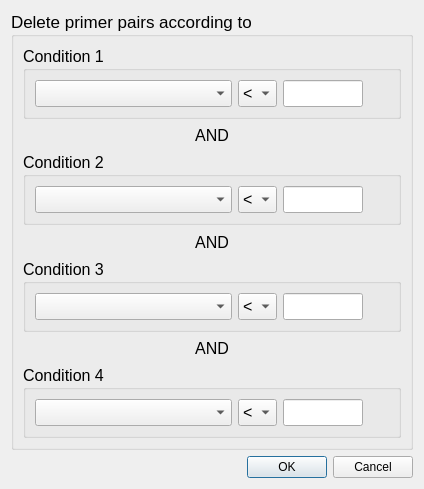
<?xml version="1.0" encoding="UTF-8"?>
<ui version="4.0">
 <class>PrimerDeleteCondDlg</class>
 <widget class="QDialog" name="PrimerDeleteCondDlg">
  <property name="geometry">
   <rect>
    <x>0</x>
    <y>0</y>
    <width>424</width>
    <height>489</height>
   </rect>
  </property>
  <property name="windowTitle">
   <string>Delete Primer Pairs</string>
  </property>
  <layout class="QGridLayout" name="gridLayout_11">
   <item row="1" column="0">
    <widget class="QDialogButtonBox" name="buttonBox">
     <property name="orientation">
      <enum>Qt::Horizontal</enum>
     </property>
     <property name="standardButtons">
      <set>QDialogButtonBox::Cancel|QDialogButtonBox::Ok</set>
     </property>
    </widget>
   </item>
   <item row="0" column="0">
    <widget class="QGroupBox" name="groupBox_5">
     <property name="font">
      <font>
       <pointsize>13</pointsize>
      </font>
     </property>
     <property name="title">
      <string>Delete primer pairs according to</string>
     </property>
     <layout class="QGridLayout" name="gridLayout_6">
      <item row="0" column="0">
       <widget class="QGroupBox" name="groupBox_1">
        <property name="font">
         <font>
          <pointsize>12</pointsize>
         </font>
        </property>
        <property name="title">
         <string>Condition 1</string>
        </property>
        <layout class="QGridLayout" name="gridLayout_7">
         <item row="0" column="0">
          <layout class="QHBoxLayout" name="horizontalLayout_1" stretch="20,1,0,0">
           <item>
            <widget class="QComboBox" name="comboBox_cond1"/>
           </item>
           <item>
            <widget class="QComboBox" name="comboBox_GTLT1">
             <item>
              <property name="text">
               <string>&lt;</string>
              </property>
             </item>
             <item>
              <property name="text">
               <string>&gt;</string>
              </property>
             </item>
            </widget>
           </item>
           <item>
            <widget class="QLineEdit" name="lineEdit_value1">
             <property name="sizePolicy">
              <sizepolicy hsizetype="Fixed" vsizetype="Fixed">
               <horstretch>0</horstretch>
               <verstretch>0</verstretch>
              </sizepolicy>
             </property>
             <property name="minimumSize">
              <size>
               <width>80</width>
               <height>0</height>
              </size>
             </property>
             <property name="maximumSize">
              <size>
               <width>80</width>
               <height>16777215</height>
              </size>
             </property>
            </widget>
           </item>
           <item>
            <widget class="QLabel" name="label_percent1">
             <property name="sizePolicy">
              <sizepolicy hsizetype="Fixed" vsizetype="Preferred">
               <horstretch>0</horstretch>
               <verstretch>0</verstretch>
              </sizepolicy>
             </property>
             <property name="minimumSize">
              <size>
               <width>20</width>
               <height>0</height>
              </size>
             </property>
             <property name="maximumSize">
              <size>
               <width>20</width>
               <height>16777215</height>
              </size>
             </property>
             <property name="text">
              <string/>
             </property>
            </widget>
           </item>
          </layout>
         </item>
        </layout>
       </widget>
      </item>
      <item row="2" column="0">
       <widget class="QGroupBox" name="groupBox_2">
        <property name="font">
         <font>
          <pointsize>12</pointsize>
         </font>
        </property>
        <property name="title">
         <string>Condition 2</string>
        </property>
        <layout class="QGridLayout" name="gridLayout_8">
         <item row="0" column="0">
          <layout class="QHBoxLayout" name="horizontalLayout_2" stretch="20,1,0,0">
           <item>
            <widget class="QComboBox" name="comboBox_cond2"/>
           </item>
           <item>
            <widget class="QComboBox" name="comboBox_GTLT2">
             <item>
              <property name="text">
               <string>&lt;</string>
              </property>
             </item>
             <item>
              <property name="text">
               <string>&gt;</string>
              </property>
             </item>
            </widget>
           </item>
           <item>
            <widget class="QLineEdit" name="lineEdit_value2">
             <property name="sizePolicy">
              <sizepolicy hsizetype="Fixed" vsizetype="Fixed">
               <horstretch>0</horstretch>
               <verstretch>0</verstretch>
              </sizepolicy>
             </property>
             <property name="minimumSize">
              <size>
               <width>80</width>
               <height>0</height>
              </size>
             </property>
             <property name="maximumSize">
              <size>
               <width>80</width>
               <height>16777215</height>
              </size>
             </property>
            </widget>
           </item>
           <item>
            <widget class="QLabel" name="label_percent2">
             <property name="sizePolicy">
              <sizepolicy hsizetype="Fixed" vsizetype="Preferred">
               <horstretch>0</horstretch>
               <verstretch>0</verstretch>
              </sizepolicy>
             </property>
             <property name="minimumSize">
              <size>
               <width>20</width>
               <height>0</height>
              </size>
             </property>
             <property name="maximumSize">
              <size>
               <width>20</width>
               <height>16777215</height>
              </size>
             </property>
             <property name="text">
              <string/>
             </property>
            </widget>
           </item>
          </layout>
         </item>
        </layout>
       </widget>
      </item>
      <item row="6" column="0">
       <widget class="QGroupBox" name="groupBox_4">
        <property name="font">
         <font>
          <pointsize>12</pointsize>
         </font>
        </property>
        <property name="title">
         <string>Condition 4</string>
        </property>
        <layout class="QGridLayout" name="gridLayout_10">
         <item row="0" column="0">
          <layout class="QHBoxLayout" name="horizontalLayout_4" stretch="20,1,0,0">
           <item>
            <widget class="QComboBox" name="comboBox_cond4"/>
           </item>
           <item>
            <widget class="QComboBox" name="comboBox_GTLT4">
             <item>
              <property name="text">
               <string>&lt;</string>
              </property>
             </item>
             <item>
              <property name="text">
               <string>&gt;</string>
              </property>
             </item>
            </widget>
           </item>
           <item>
            <widget class="QLineEdit" name="lineEdit_value4">
             <property name="sizePolicy">
              <sizepolicy hsizetype="Fixed" vsizetype="Fixed">
               <horstretch>0</horstretch>
               <verstretch>0</verstretch>
              </sizepolicy>
             </property>
             <property name="minimumSize">
              <size>
               <width>80</width>
               <height>0</height>
              </size>
             </property>
             <property name="maximumSize">
              <size>
               <width>80</width>
               <height>16777215</height>
              </size>
             </property>
            </widget>
           </item>
           <item>
            <widget class="QLabel" name="label_percent4">
             <property name="sizePolicy">
              <sizepolicy hsizetype="Fixed" vsizetype="Preferred">
               <horstretch>0</horstretch>
               <verstretch>0</verstretch>
              </sizepolicy>
             </property>
             <property name="minimumSize">
              <size>
               <width>20</width>
               <height>0</height>
              </size>
             </property>
             <property name="maximumSize">
              <size>
               <width>20</width>
               <height>16777215</height>
              </size>
             </property>
             <property name="text">
              <string/>
             </property>
            </widget>
           </item>
          </layout>
         </item>
        </layout>
       </widget>
      </item>
      <item row="1" column="0">
       <widget class="QLabel" name="label_1">
        <property name="font">
         <font>
          <pointsize>12</pointsize>
         </font>
        </property>
        <property name="text">
         <string>AND</string>
        </property>
        <property name="alignment">
         <set>Qt::AlignCenter</set>
        </property>
       </widget>
      </item>
      <item row="3" column="0">
       <widget class="QLabel" name="label_2">
        <property name="font">
         <font>
          <pointsize>12</pointsize>
         </font>
        </property>
        <property name="text">
         <string>AND</string>
        </property>
        <property name="alignment">
         <set>Qt::AlignCenter</set>
        </property>
       </widget>
      </item>
      <item row="5" column="0">
       <widget class="QLabel" name="label_3">
        <property name="font">
         <font>
          <pointsize>12</pointsize>
         </font>
        </property>
        <property name="text">
         <string>AND</string>
        </property>
        <property name="alignment">
         <set>Qt::AlignCenter</set>
        </property>
       </widget>
      </item>
      <item row="4" column="0">
       <widget class="QGroupBox" name="groupBox_3">
        <property name="font">
         <font>
          <pointsize>12</pointsize>
         </font>
        </property>
        <property name="title">
         <string>Condition 3</string>
        </property>
        <layout class="QGridLayout" name="gridLayout_9">
         <item row="0" column="0">
          <layout class="QHBoxLayout" name="horizontalLayout_3" stretch="20,1,0,0">
           <item>
            <widget class="QComboBox" name="comboBox_cond3"/>
           </item>
           <item>
            <widget class="QComboBox" name="comboBox_GTLT3">
             <item>
              <property name="text">
               <string>&lt;</string>
              </property>
             </item>
             <item>
              <property name="text">
               <string>&gt;</string>
              </property>
             </item>
            </widget>
           </item>
           <item>
            <widget class="QLineEdit" name="lineEdit_value3">
             <property name="sizePolicy">
              <sizepolicy hsizetype="Fixed" vsizetype="Fixed">
               <horstretch>0</horstretch>
               <verstretch>0</verstretch>
              </sizepolicy>
             </property>
             <property name="minimumSize">
              <size>
               <width>80</width>
               <height>0</height>
              </size>
             </property>
             <property name="maximumSize">
              <size>
               <width>80</width>
               <height>16777215</height>
              </size>
             </property>
            </widget>
           </item>
           <item>
            <widget class="QLabel" name="label_percent3">
             <property name="sizePolicy">
              <sizepolicy hsizetype="Fixed" vsizetype="Preferred">
               <horstretch>0</horstretch>
               <verstretch>0</verstretch>
              </sizepolicy>
             </property>
             <property name="minimumSize">
              <size>
               <width>20</width>
               <height>0</height>
              </size>
             </property>
             <property name="maximumSize">
              <size>
               <width>20</width>
               <height>16777215</height>
              </size>
             </property>
             <property name="text">
              <string/>
             </property>
            </widget>
           </item>
          </layout>
         </item>
        </layout>
       </widget>
      </item>
     </layout>
    </widget>
   </item>
  </layout>
 </widget>
 <resources/>
 <connections>
  <connection>
   <sender>buttonBox</sender>
   <signal>accepted()</signal>
   <receiver>PrimerDeleteCondDlg</receiver>
   <slot>accept()</slot>
   <hints>
    <hint type="sourcelabel">
     <x>227</x>
     <y>436</y>
    </hint>
    <hint type="destinationlabel">
     <x>157</x>
     <y>274</y>
    </hint>
   </hints>
  </connection>
  <connection>
   <sender>buttonBox</sender>
   <signal>rejected()</signal>
   <receiver>PrimerDeleteCondDlg</receiver>
   <slot>reject()</slot>
   <hints>
    <hint type="sourcelabel">
     <x>295</x>
     <y>442</y>
    </hint>
    <hint type="destinationlabel">
     <x>286</x>
     <y>274</y>
    </hint>
   </hints>
  </connection>
  <connection>
   <sender>comboBox_cond4</sender>
   <signal>currentIndexChanged(int)</signal>
   <receiver>PrimerDeleteCondDlg</receiver>
   <slot>changeIdx_4(int)</slot>
   <hints>
    <hint type="sourcelabel">
     <x>116</x>
     <y>398</y>
    </hint>
    <hint type="destinationlabel">
     <x>3</x>
     <y>372</y>
    </hint>
   </hints>
  </connection>
  <connection>
   <sender>comboBox_cond1</sender>
   <signal>currentIndexChanged(int)</signal>
   <receiver>PrimerDeleteCondDlg</receiver>
   <slot>changeIdx_1(int)</slot>
   <hints>
    <hint type="sourcelabel">
     <x>97</x>
     <y>72</y>
    </hint>
    <hint type="destinationlabel">
     <x>3</x>
     <y>76</y>
    </hint>
   </hints>
  </connection>
  <connection>
   <sender>comboBox_cond3</sender>
   <signal>currentIndexChanged(int)</signal>
   <receiver>PrimerDeleteCondDlg</receiver>
   <slot>changeIdx_3(int)</slot>
   <hints>
    <hint type="sourcelabel">
     <x>70</x>
     <y>274</y>
    </hint>
    <hint type="destinationlabel">
     <x>5</x>
     <y>269</y>
    </hint>
   </hints>
  </connection>
  <connection>
   <sender>comboBox_cond2</sender>
   <signal>currentIndexChanged(int)</signal>
   <receiver>PrimerDeleteCondDlg</receiver>
   <slot>changeIdx_2(int)</slot>
   <hints>
    <hint type="sourcelabel">
     <x>55</x>
     <y>175</y>
    </hint>
    <hint type="destinationlabel">
     <x>3</x>
     <y>173</y>
    </hint>
   </hints>
  </connection>
 </connections>
 <slots>
  <slot>changeIdx_1(int)</slot>
  <slot>changeIdx_2(int)</slot>
  <slot>changeIdx_3(int)</slot>
  <slot>changeIdx_4(int)</slot>
 </slots>
</ui>
